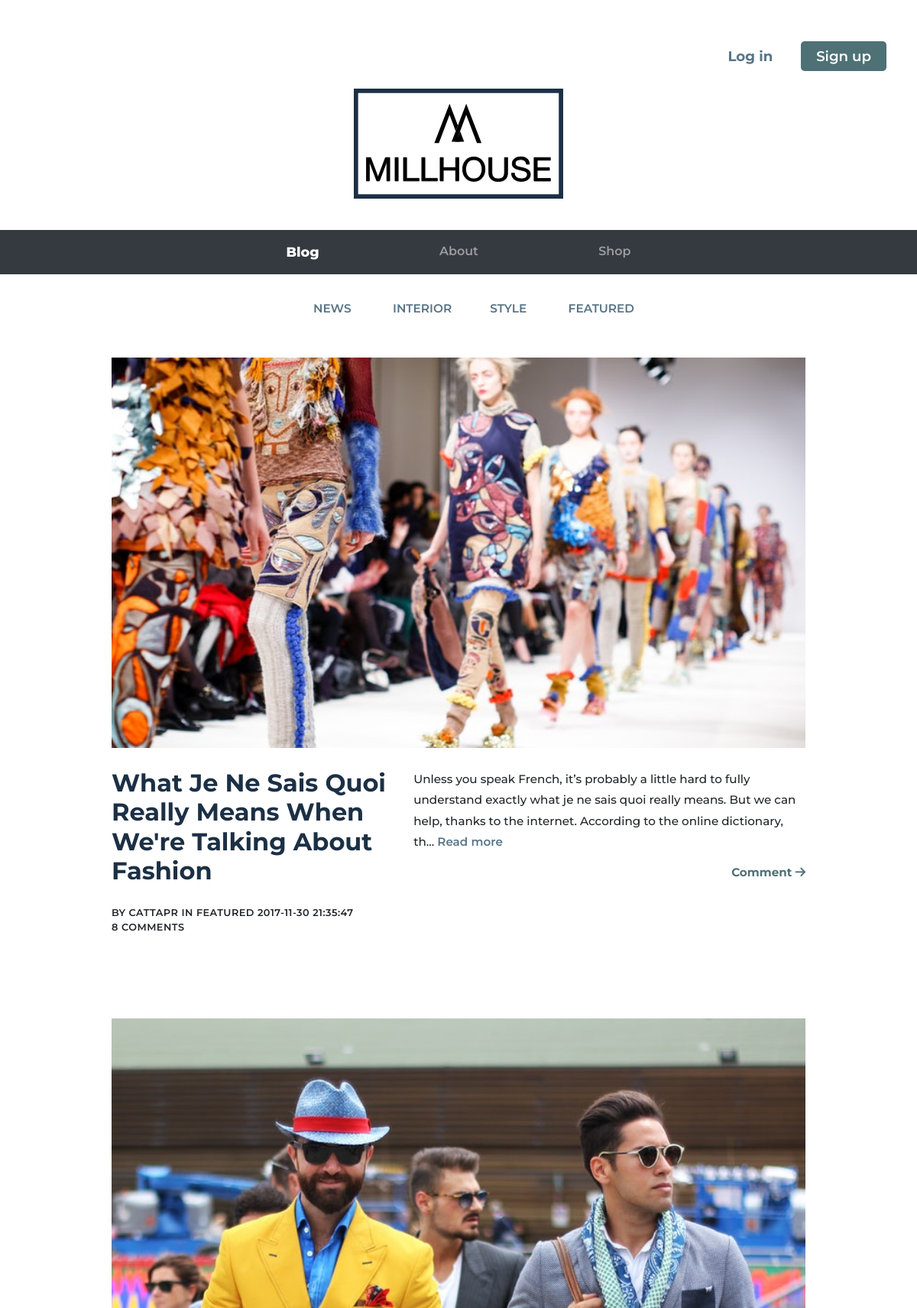
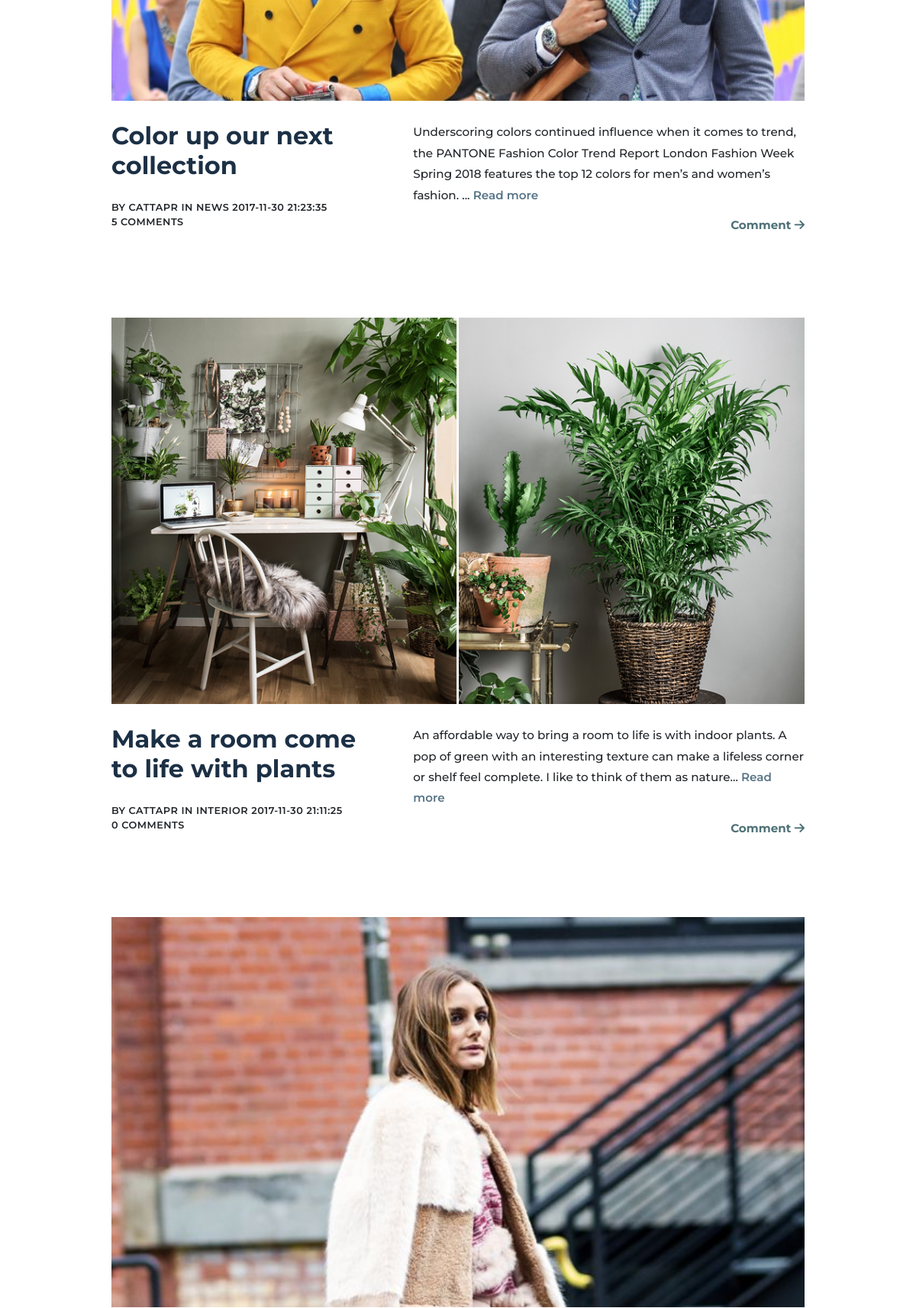
The page / (upper part) on the database its author committed (2 pictures, top to bottom).
### tables this page shows
CREATE TABLE `posts` (
  `postID` int(11) NOT NULL,
  `userID` int(11) NOT NULL,
  `title` varchar(200) NOT NULL,
  `post` text NOT NULL,
  `created` datetime NOT NULL,
  `category` varchar(200) NOT NULL,
  `image` varchar(1000) NOT NULL,
  `alt_text` varchar(250) NOT NULL
);

CREATE TABLE `users` (
  `id` int(11) NOT NULL,
  `username` varchar(50) NOT NULL,
  `password` varchar(2000) NOT NULL,
  `email` varchar(200) NOT NULL,
  `profilepic` varchar(200) NOT NULL
);

### logic/index_db.php (called while the page is built)
<?php
$limit = 5;
if(isset($_GET["page"])) {
	$page  = $_GET["page"];
} else {
	$page=1;
};
$start = ($page-1) * $limit;
$statement = $pdo->prepare("SELECT * FROM posts
INNER JOIN users ON posts.userID = users.id
ORDER BY postID DESC LIMIT $start, $limit");
$statement->execute();
$blog = $statement ->fetchALL(PDO::FETCH_ASSOC);
$statementcomments = $pdo->prepare("SELECT COUNT(comments.commentID) as number_of_comments, posts.postID FROM comments
	RIGHT JOIN posts
	ON posts.postID = comments.postID
    	GROUP BY posts.postID");
       $statementcomments->execute();
       $comments_toPosts = $statementcomments->fetchAll(PDO::FETCH_ASSOC);

### index.php (the view, shortened to what this page needs)
<?php
require 'partials/database.php';
require 'partials/head.php';
require 'logic/index_db.php';
?>
   <body id="blog">
     <?php require 'partials/header.php'; ?>
        <main>
            <div class="wrapper">
                <nav class="categorymenu">
                    <ul>
                        <li><a href="single_category.php?news">News</a></li>
                        <li><a href="single_category.php?interior">Interior</a>
                        <li><a href="single_category.php?style">Style</a></li>
                        <li><a href="single_category.php?featured">Featured</a></li>
                    </ul>
                </nav>
        <div class="posts">
<?php foreach($blog as $blogpost) { ?>
		<article class="blogpost index">
			<figure class="blogpost__image">
				<img class="index_image" src="<?= $blogpost['image']?>" alt="<?= $blogpost['alt_text']?>">
			</figure>
			<div class="blogpost__text">
				<div class="blogpost__text--meta">
					<a href="single_post.php?postID=<?= $blogpost['postID'] ?>">
						<h2 class="left">
							<?=$blogpost['title']?>
						</h2>
					</a>
					<small class="left">
						By <?=  $blogpost['username'] ?> in
							<?= $blogpost['category'] ?>
							<?= $blogpost['created'] ?>
						<br/>
							<?php foreach($comments_toPosts as $comment) {
								if($comment['postID'] == $blogpost['postID']) {
										echo $comment['number_of_comments'] . " " . "comments";
								}
							 } ?>
					</small>
				</div>
				<div class="blogpost__text--bodytext">
					<p><?= substr($blogpost['post'],0,200) . "... " ; ?><a href="single_post.php?postID=<?= $blogpost['postID'] ?>"><span class="readmore">Read more</span></a></p>
					<p class="comment_link right"><a href="single_post.php?postID=<?= $blogpost['postID'] ?>">Comment <i class="fa fa-arrow-right" aria-hidden="true"></i></a></p>
				</div>
			</div>
		</article>
	<?php } ?>
   </div>
</div>
<?php
	require 'partials/footer.php';
?>

### css/style.css (style rules this page uses)
html { -webkit-font-smoothing:antialiased;-moz-osx-font-smoothing:grayscale }
.wrapper { max-width:980px;margin:0 auto;padding:3% 5% 10% 5% }
body { font-family:"Montserrat","Helvetica Neue","Helvetica",sans-serif;font-weight:500 }
h1,h2,h3,h4,h5,h6 { font-family:"Montserrat","Helvetica Neue","Helvetica",sans-serif;color:#1c3045;font-weight:700 }
p { font-family:"Montserrat","Helvetica Neue","Helvetica",sans-serif;margin-bottom:.8em;font-size:.95em;line-height:180% }
a { color:#577487 }
ul li { list-style:none }
small,h5 { text-transform:uppercase;letter-spacing:.5px;display:block;font-size:.8em;font-weight:600 }
.left { text-align:left }
.right { text-align:right }
.navbar,.categorymenu,.header__usernav { font-weight:600 }
.categorymenu { display:none }
.blogpost { margin:0 auto 10% }
.blogpost .index_image { margin-bottom:1rem }
.blogpost__image { height:0;padding-top:56.25%;overflow:hidden;margin:0 auto 3% }
.blogpost__image img { width:100%;margin-top:-56.25% }
.blogpost__text { display:flex;display:-webkit-box;display:-ms-flexbox;display:-webkit-flex;-webkit-box-orient:vertical;-webkit-box-direction:normal;-ms-flex-direction:column;flex-direction:column;margin-top:1.5em;-webkit-box-pack:justify;-ms-flex-pack:justify;justify-content:space-between }
.blogpost__text .blogpost__text--meta { flex-basis:40%;flex-grow:1 }
.blogpost__text .blogpost__text--bodytext { flex-basis:60%;flex-grow:1 }
.blogpost__text .blogpost__text--bodytext>p:nth-child(1) { display:none }
.readmore { font-weight:600 }
.comment_link a { color:#4e7176;font-family:"Montserrat",sans-serif;font-weight:700 }
.comment_link .fa { color:#4e7176 }
.blogpost.index small { margin:2em auto 1.8em }
.category,.categorymenu ul li { font-size:.8rem;text-transform:uppercase;color:#577487 }
@media screen and (min-width: 576px) { .categorymenu { display:flex;display:-webkit-box;display:-ms-flexbox;display:-webkit-flex;-webkit-box-pack:center;-ms-flex-pack:center;justify-content:center;margin:10px } }
@media screen and (min-width: 576px) { .categorymenu li { list-style-type:none;display:inline-block;padding:0 20px;margin:5px } }
@media screen and (min-width: 576px) { .categorymenu a { font-family:"Montserrat","Helvetica Neue","Helvetica",sans-serif;font-size:1.2em;font-family:"Montserrat",sans-serif,sans-serif;border:none;color:#577487 } }
@media screen and (min-width: 768px) { .wrapper { padding:3%;padding-bottom:9% } }
@media screen and (min-width: 768px) { .blogpost { margin-top:2em } }
@media screen and (min-width: 768px) { .blogpost .blogpost__text { -webkit-box-orient:horizontal;-webkit-box-direction:normal;-ms-flex-direction:row;flex-direction:row } }
@media screen and (min-width: 768px) { .blogpost .blogpost__text .blogpost__text--bodytext { padding:0 0 0 2rem } }
@media screen and (min-width: 768px) { .blogpost .blogpost__text .blogpost__text--bodytext p { width:100% } }
@media screen and (min-width: 768px) { .blogpost .blogpost__text .blogpost__text--meta { width:50%;text-align:left } }
@media screen and (min-width: 768px) { .left { text-align:left } }
@media screen and (min-width: 992px) { .wrapper { padding:1.5% 3% 9% 3% } }
@media screen and (min-width: 992px) { .blogpost small { margin:3em auto 2.2em } }
@media screen and (min-width: 992px) { .blogpost__text { margin-top:1.5em } }
.blogpost.index small { margin:2em auto 1.5em }

### rows shown on the page
posts: image (picture), title "What Je Ne Sais Quoi Really Means When We're Talking About Fashion", userID.username "CATTAPR", category "FEATURED", created "2017-11-30 21:35:47", number_of_comments "8", post "Unless you speak French, it’s probably a little hard to fully understand exactly what je ne sais quoi really means. But we can help, thanks to the internet. According to the online dictionary, th"
posts: image (picture), title "Color up our next collection", userID.username "CATTAPR", category "NEWS", created "2017-11-30 21:23:35", number_of_comments "5", post "Underscoring colors continued influence when it comes to trend, the PANTONE Fashion Color Trend Report London Fashion Week Spring 2018 features the top 12 colors for men’s and women’s fashion."
posts: image (picture), title "Make a room come to life with plants", userID.username "CATTAPR", category "INTERIOR", created "2017-11-30 21:11:25", number_of_comments "0", post "An affordable way to bring a room to life is with indoor plants. A pop of green with an interesting texture can make a lifeless corner or shelf feel complete. I like to think of them as nature"
posts: image (picture)
